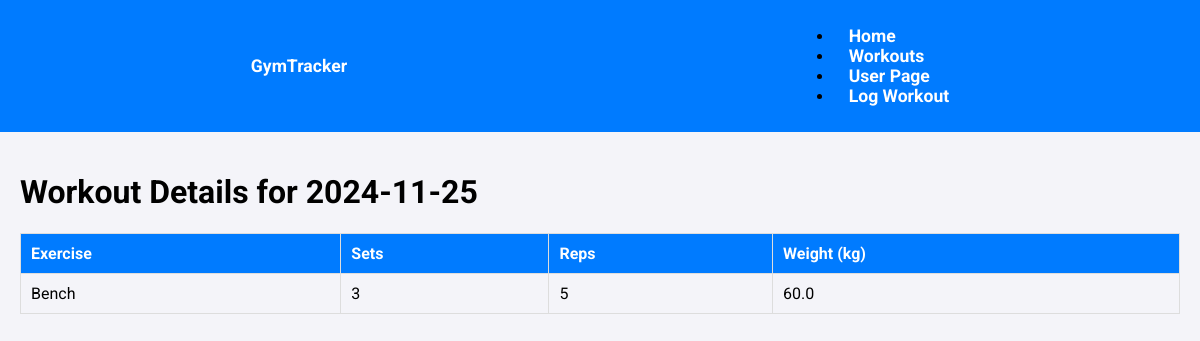
The app's page /workout_details/1/4 with its own data.
### app/models.py (models this page shows)
class Workout(db.Model):
    id = db.Column(db.Integer, primary_key=True)
    date = db.Column(db.DateTime, default=datetime.utcnow, nullable=False)
    user_id = db.Column(db.Integer, db.ForeignKey('user.id'), nullable=False,index=True)
    exercises = db.relationship('Exercise', backref='workout', lazy=True)

class Exercise(db.Model):
    id = db.Column(db.Integer, primary_key=True)
    name = db.Column(db.String(100), nullable=False)
    sets = db.Column(db.Integer, nullable=False)
    repetitions = db.Column(db.Integer, nullable=False)
    weight = db.Column(db.Float, nullable=False)
    workout_id = db.Column(db.Integer, db.ForeignKey('workout.id'), nullable=False,index=True)

### app/routes.py (the view)
@main.route("/workout_details/<int:user_id>/<int:workout_id>")
def workout_details(user_id, workout_id):
    user = User.query.get_or_404(user_id)
    workout = Workout.query.get_or_404(workout_id)
    exercises = Exercise.query.filter_by(workout_id=workout.id).all()
    return render_template(
        "workout_details.html",
        user=user,
        workout=workout,
        exercises=exercises
    )

### app/templates/workout_details.html (shortened to what this page needs)
{% extends "base.html" %}
{% block content %}
<h1>Workout Details for {{ workout.date.strftime('%Y-%m-%d') }}</h1>
<table class="workout-details-table">
    <thead>
        <tr>
            <th>Exercise</th>
            <th>Sets</th>
            <th>Reps</th>
            <th>Weight (kg)</th>
        </tr>
    </thead>
    <tbody>
        {% for exercise in workout.exercises %}
        <tr>
            <td>{{ exercise.name }}</td>
            <td>{{ exercise.sets }}</td>
            <td>{{ exercise.repetitions }}</td>
            <td>{{ exercise.weight }}</td>
        </tr>
        {% else %}
        <tr>
            <td colspan="4">No exercises found for this workout.</td>
        </tr>
        {% endfor %}
    </tbody>
</table>
{% endblock %}

### app/static/css/style.css (style rules this page uses)
body { font-family: 'Roboto', sans-serif; margin: 0; padding: 0; background-color: #f4f4f9; }
table { width: 100%; border-collapse: collapse; margin: 20px 0; }
table th, table td { text-align: left; padding: 10px; border: 1px solid #ddd; }
table th { background-color: #007bff; color: white; }

### records on screen
Workout: date "2024-11-25"
Exercise: name "Bench", sets "3", repetitions "5", weight "60.0"
